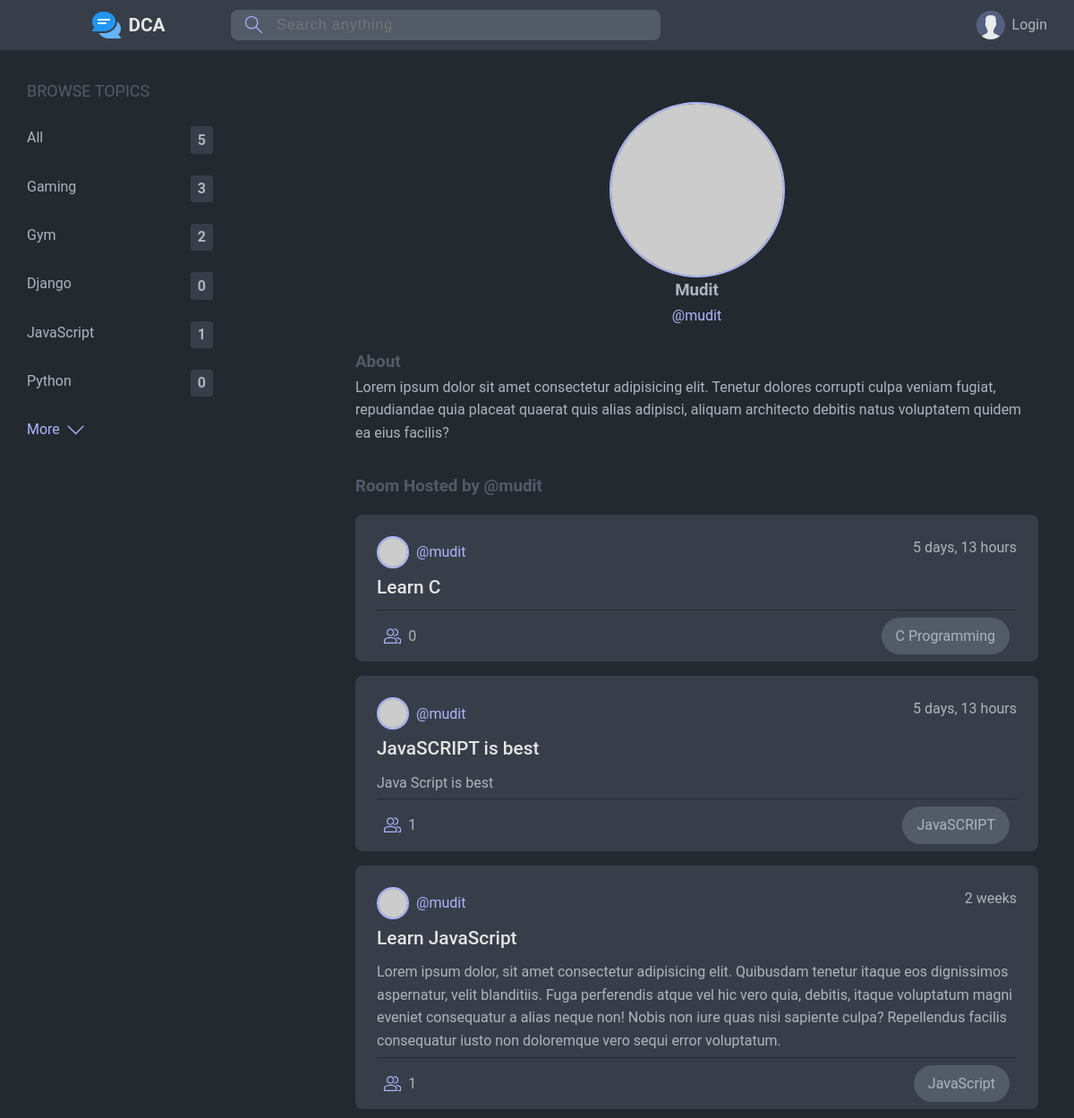
Page /profile/mudit/ on the committed database.
### chat/models.py (models this page shows, shortened)
class TopicModel(models.Model):
    name = models.CharField(max_length = 100)

class RoomModel(models.Model):
    host         = models.ForeignKey(User, on_delete = models.SET_NULL, null = True)
    topic        = models.ForeignKey(TopicModel, on_delete = models.SET_NULL, null = True)
    name         = models.CharField(max_length = 150)
    description  = models.TextField(null = True, blank = True)
    participants = models.ManyToManyField(User, related_name = 'participants', blank = True)
    updated      = models.DateTimeField(auto_now = True)
    created      = models.DateTimeField(auto_now_add = True)
    class Meta:
        ordering = ['-updated', '-created']
    def __str__(self):
        return self.name

### chat/views.py (the view)
# urls.py: path('profile/<str:uname>/', userProfileView, name='userProfileView'),
def userProfileView(request, uname):
    user = User.objects.get(username=uname)
    rooms = user.roommodel_set.all()
    topics = TopicModel.objects.all()[0:5]
    msgs = user.messagemodel_set.all()
    context = {
        'user' : user,
        'rooms' : rooms,
        'topics' : topics,
        'msgs' : msgs
    }
    return render(request, 'chat/user_profile.html', context)

### chat/models.py (called while the page is built)
    def __str__(self):
        return f'{self.body[0:30]}'

### chat/templates/chat/user_profile.html (shortened to what this page needs)
{% extends 'base.html' %}
{% block content %}
<div id="home-container">
    <div id="topics-sidebar">
        {% include 'chat/topics_component.html' %}
    </div>
    <div id="feed-area">
        <div id="user-profile">
            <div id="up-info">
                <div class="avatar avatar-vlg">
                    <img src="https://randomuser.me/api/portraits/men/3.jpg">
                </div>
                <h3 style="text-transform:capitalize">{{user}}</h3>
                <p>@{{user}}</p>
            </div>
            <div id="up-about">
                <h3>About</h3>
                <p>Lorem ipsum dolor sit amet consectetur adipisicing elit. Tenetur dolores corrupti culpa veniam
                    fugiat, repudiandae quia placeat quaerat quis alias adipisci, aliquam architecto debitis natus
                    voluptatem quidem ea eius facilis?</p>
            </div>
        </div>
        <div class="feed-item roomlist">
            <h3>Room Hosted by @{{user}}</h3>
            {% include 'chat/room-list_component.html' %}
        </div>
    </div>
</div>
{% endblock content %}

### chat/templates/chat/topics_component.html
<div class="t-list">
    <div class="t-item">
        <p id="btopics">BROWSE TOPICS</p>
    </div>
    <div class="t-item">
        <a href="{%url 'chat:homeView' %}">
            All
            <span>{{topics|length}}</span>
        </a>
    </div>
    {% for topic in topics %}
    <div class="t-item">
        <a href="{%url 'chat:homeView' %}?q={{topic.name}}">
            {{topic.name}}
            <span>{{topic.roommodel_set.all|length}}</span>
        </a>
    </div>
    {% endfor %}
    <div class="more-topics">
        <a class="btn-link" href="{% url 'chat:topicsView' %}">
            More
            <svg class="svg-lm" version="1.1" xmlns="http://www.w3.org/2000/svg" width="32" height="32" viewBox="0 0 32 32">
                <title>chevron-down</title>
                <path d="M16 21l-13-13h-3l16 16 16-16h-3l-13 13z"></path>
            </svg>
        </a>
    </div>
</div>

### chat/templates/chat/room-list_component.html (shortened to what this page needs)
{% for room in rooms %}
<div class="room-card">
    <div class="room-card-head">
        <div class="host-details">
            <div class="profile-sm">
                <a href="{% url 'chat:userProfileView' room.host.username %}">
                    <div class="avatar avatar-small">
                        <img src="https://randomuser.me/api/portraits/men/37.jpg" />
                    </div>
                    @{{room.host.username}}
                </a>
            </div>
        </div>
        <div class="room-timestamp">
            <span>{{room.created|timesince}}</span>
        </div>
    </div>
    <div class="room-card-body">
        <h4 id="room-title">
            <a href="{% url 'chat:roomView' room.id %}">
                {{room.name}}
            </a>
        </h4>
        <p id="room-desc">{{room.description}}</p>
    </div>
    <div class="room-card-foot">
        <a href="{% url 'chat:roomView' room.id %}">
            {{room.participants.all|length}}
        </a>
        <p>{{room.topic.name}}</p>
    </div>
</div>
{% endfor %}

### static/css/base.css (style rules this page uses)
:root { --color-dark: #242930; --color-medium: #383E49; --color-light: #535B69; --color-light-more: #ADB7FF; --color-important: #FFB1AD; --color-text-light: #e5e5e5; --color-text-dark: #adb5bd; --color-success: #5dd693; --color-error: #fc4b0b; }
* { margin: 0; padding: 0; box-sizing: border-box; }
body { background-color: var(--color-dark); color: var(--color-text-dark); font-family: 'Roboto'; line-height: 1.6; }
a { text-decoration: none; color: var(--color-text-dark); }
#home-container { margin-top: 1rem; display: grid; grid-template-columns: 1fr 3fr 1fr; align-items: start; gap: 6rem; }
svg { width: 1.2rem; height: 1.2rem; }
.svg-lm { fill: var(--color-light-more); }
.avatar { border-radius: 50%; border: 2px solid var(--color-light-more); }
.avatar-small img { width: 2rem; height: 2rem; }
.avatar img { display: block; border-radius: 50%; }
.avatar-vlg img { width: 12rem; height: 12rem; }
.profile-sm a { display: flex; align-items: center; gap: 0.5rem; color: var(--color-light-more); }
@media only screen and (max-width:1300px) { #home-container { grid-template-columns: 1fr 3fr; } }
.t-list { width: 13rem; display: flex; flex-direction: column; gap: 1.5rem; }
#topics-sidebar p { font-size: large; color: var(--color-light); }
.t-list a { display: flex; justify-content: space-between; }
.t-list span { background-color: var(--color-medium); border-radius: 3px; padding: 0.15rem 0.5rem; font-weight: bolder; }
.btn-link { display: flex; align-items: center; justify-content: start !important ; gap: 0.5rem; cursor: pointer; color: var(--color-light-more); font-size: 1rem; }
#feed-area { padding: 10px; }
.roomlist { display: grid; grid-template-rows: 1fr; gap: 1rem; margin-top: 1rem; }
.room-card { padding: 1.5rem 1.5rem 0 1.5rem; background-color: var(--color-medium); border-radius: 0.5rem; }
.room-card-head { display: flex; justify-content: space-between; }
.host-details { display: flex; align-items: center; gap: 0.5rem; }
.room-card-body { margin: 5px 0; }
#room-title { font-size: 1.3rem; font-weight: 500; }
#room-title a { color: var(--color-text-light); }
#room-desc { margin-top: 0.5rem; }
.room-card-foot { border-top: 1px solid var(--color-dark); display: flex; justify-content: space-between; padding: 0.5rem; }
.room-card-foot a { display: flex; align-items: center; gap: 0.5rem; }
.room-card-foot p { background-color: var(--color-light); border-radius: 2rem; padding: 0.5rem 1rem; }
#user-profile { width: 100%; }
#up-info { display: flex; flex-direction: column; align-items: center; padding: 0.5rem; margin: 0.5rem; }
#up-info p { color: var(--color-light-more); }
#up-about h3 { color: var(--color-light); margin-top: 1rem; }
.roomlist h3 { color: var(--color-light); margin-top: 1rem; }

### rows in the picture
TopicModel: name "Gaming", roommodel_set.all|length "3"
TopicModel: name "Gym", roommodel_set.all|length "2"
TopicModel: name "Django", roommodel_set.all|length "0"
TopicModel: name "JavaScript", roommodel_set.all|length "1"
TopicModel: name "Python", roommodel_set.all|length "0"
RoomModel: host.username "mudit", created "5 days, 13 hours", name "Learn C", participants.all|length "0", topic.name "C Programming"
RoomModel: host.username "mudit", created "5 days, 13 hours", name "JavaSCRIPT is best", description "Java Script is best", participants.all|length "1", topic.name "JavaSCRIPT"
RoomModel: host.username "mudit", created "2 weeks", name "Learn JavaScript", description "Lorem ipsum dolor, sit amet consectetur adipisicing elit. Quibusdam tenetur itaque eos dignissimos aspernatur, velit blanditiis. Fuga perferendis atque vel hic vero quia, debitis, itaque voluptatum magni eveniet consequatur a alias neque non! Nobis non iure quas nisi sapiente culpa? Repellendus facilis consequatur iusto non doloremque vero sequi error voluptatum.", participants.all|length "1", topic.name "JavaScript"

### other values in the picture
{{ topics|length }} "5"
{{ user }} "Mudit"
{{ user }} "mudit"
